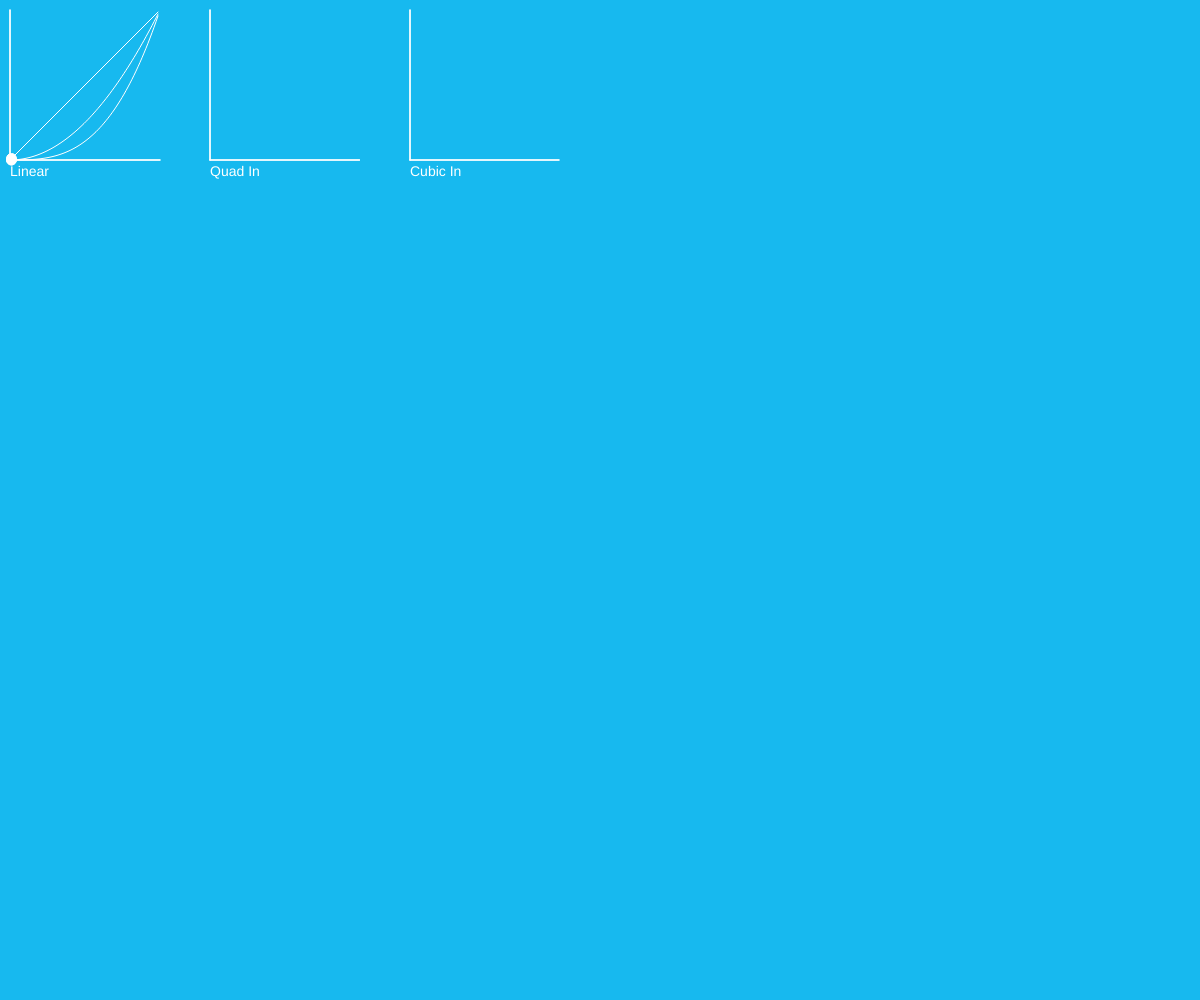
Frame 1 (no input)
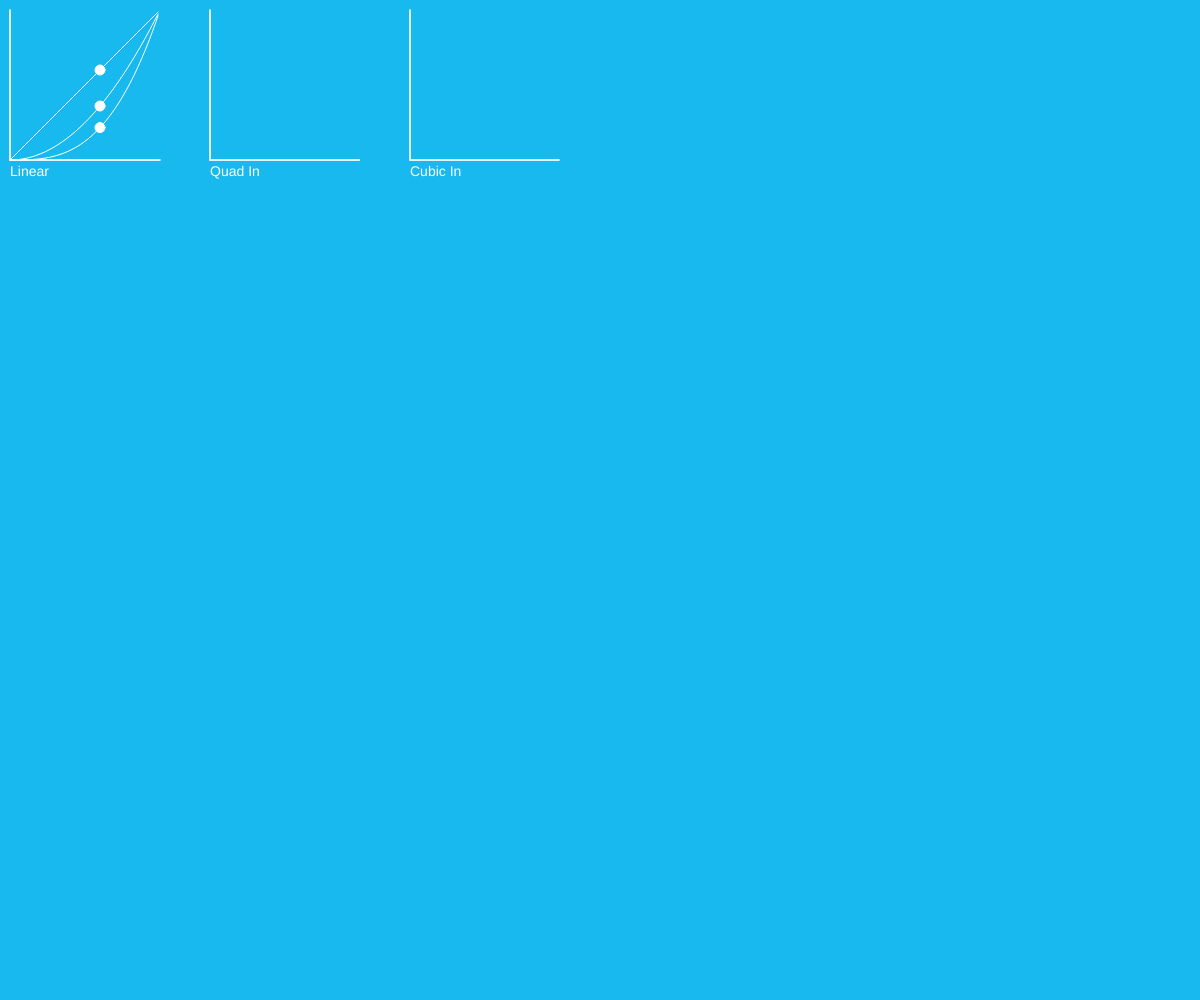
Frame 60 (no input)
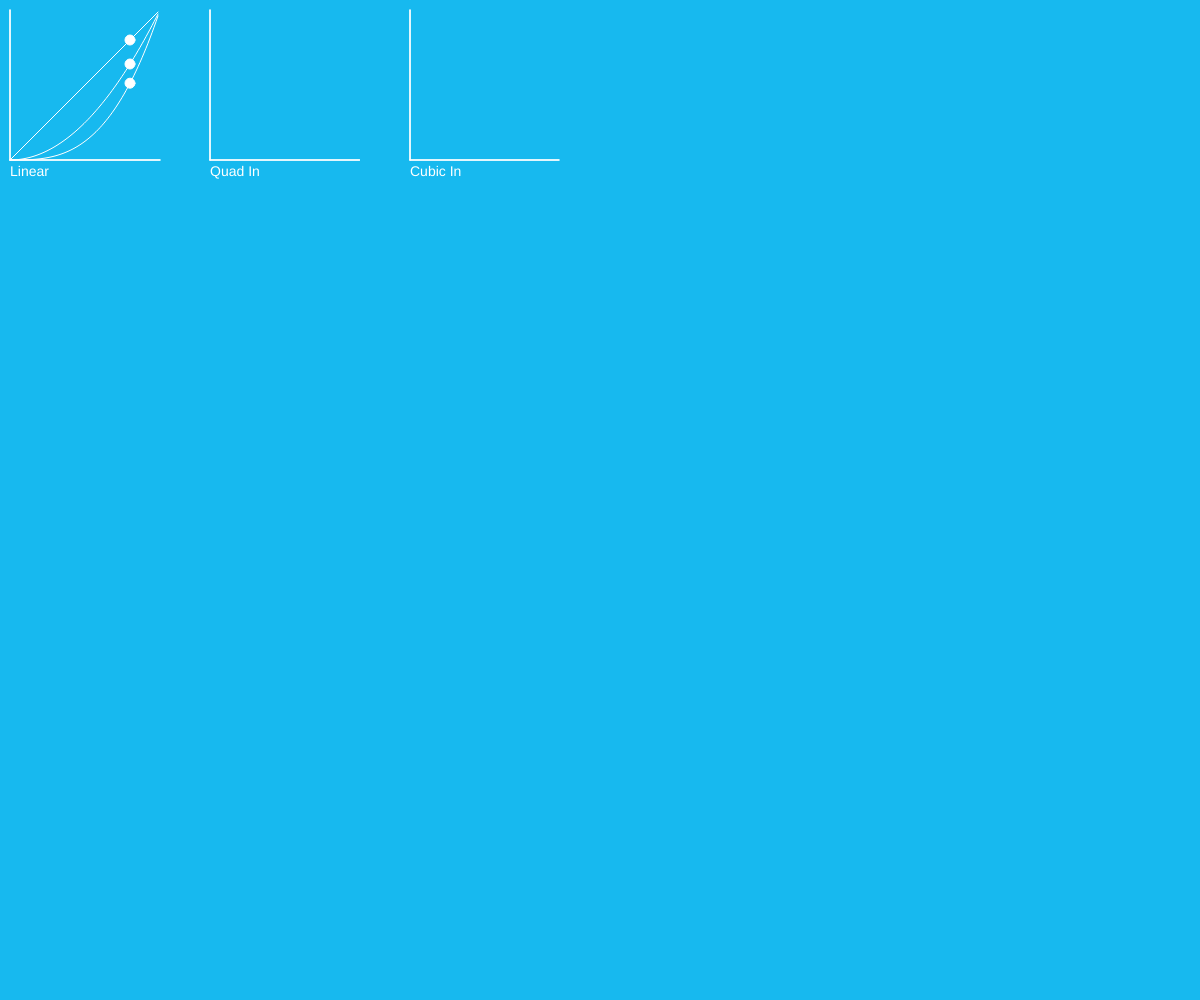
Frame 120 (the mouse pressed at the canvas centre since frame 60)

The p5.js sketch that drew these frames (run headless with seeded random() and noise() and a simulated clock; from frame 60 on, the mouse is pressed at the canvas centre):

// p5.js sketch
// ── sketch.js
var t = 0;  // time used to animate circle along the line
// var t;
var dir = 1;  // direction moving
var gSize = 150;  // size of the graph


function setup() {
  
  createCanvas(window.innerWidth, window.innerHeight);
  
}


function draw(){
  
  background(23, 185, 239); 
  
  // increase t in current direction
  t += .01 * dir;

  // reverse t if it becomes greater than 1 or less than 0
  if( t >= 1 || t <= 0){ dir *= -1; }
  
  
  push();

    translate(10,10);

    // draw the graph and animation passing in the function we want to use to ease as a parameter
    // LINEAR
    drawGraph(linear);
    // mousePressed(t, linear);
    drawAnimatedPoint(t,linear);
    drawLabel("Linear");
    
    // IN QUAD
    drawGraph(inQuad);
    drawAnimatedPoint(t, inQuad);
    drawLabel2("Quad In");

    // IN CUBIC
    drawGraph(inCubic);
    drawAnimatedPoint(t,inCubic);
    drawLabel3("Cubic In");

  pop();

}

// on mousePressed, animate point along curve
// mouseX has to be xPos, mouseY yPos on click
// function mousePressed(t,easeFunction,options=null) {

//   var pct = easeFunction(t,options);
//   var lerpPos = pct*gSize; // point A is 0 so only need to multily by point B which is at max graph size
  
//   var xPos = t * gSize;   // move in linear steps alon x axis
//   var yPos = gSize - lerpPos; // beacause coord inverted

//   fill(255);
//   ellipse(xPos, yPos, 10, 10);
//   t = 0;

// }

function drawAnimatedPoint(t,easeFunction,options=null){
  
  var pct = easeFunction(t,options);
  var lerpPos = pct*gSize; // point A is 0 so only need to multily by point B which is at max graph size
  
  var xPos = t * gSize;   // move in linear steps alon x axis
  var yPos = gSize - lerpPos; // because coord inverted

  fill(255);
  ellipse(xPos,yPos,10,10);

}


// function drawAnimatedPoint2(t,easeFunction,options=null){
  
//   var pct = easeFunction(t,options);
//   var lerpPos = pct*gSize; // point A is 0 so only need to multily by point B which is at max graph size
  
//   var xPos = t * gSize;   // move in linear steps alon x axis
//   var yPos = gSize - lerpPos; // beacause coord inverted

//   fill(255);
//   ellipse(xPos,yPos,10,10);
// }


function drawGraph(easeFunction,options=null){
  
  noFill();
  stroke(255);
  
  // draw lines for graph on left and bottom
  line(0,0,0,gSize);
  line(0,gSize,gSize,gSize);

  // x1, y1, x2, y2
  // second graph
  line(200,0,200,gSize);
  line(200,gSize,gSize *2.33,gSize);

  line(400,0,400,gSize);
  line(400,gSize,gSize*3.66,gSize);

  beginShape();

  for(var i = 0; i < gSize; i+=2){
    
    var pct =(1 / gSize) * i;
    
    pct = easeFunction(pct,options);
    
    var lerpPos = pct*gSize;
    
    vertex(i,gSize-lerpPos);
    
  }
  
  endShape();

}

// function drawGraph2(easeFunction,options=null){
  
//   noFill();
//   stroke(255);
  
//   // draw lines for graph on left and bottom
//   line(0,0,0,gSize);
//   line(0,gSize,gSize,gSize);

//   beginShape();

//   for(var i = 0; i < gSize; i+=2){
    
//     var pct =(1 / gSize) * i;
    
//     pct = easeFunction(pct,options);
    
//     var lerpPos = pct*gSize;
    
//     vertex(i,gSize-lerpPos);
    
//   }
  
//   endShape();

// }

function drawLabel(mytext){
  noStroke();
  textSize(14);
  text(mytext, 0, gSize+16);
}

function drawLabel2(mytext){
  noStroke();
  textSize(14);
  text(mytext, 200, gSize+16);
}

function drawLabel3(mytext){
  noStroke();
  textSize(14);
  text(mytext, 400, gSize+16);
}


// LINEAR
function linear(t,options=null){ 
  return t; 
}

// IN QUAD
function inQuad(t,options=null){ 
  return t * t; 
}

// IN CUBIC
function inCubic(t, options=null) {
    return t * t * t;
}
